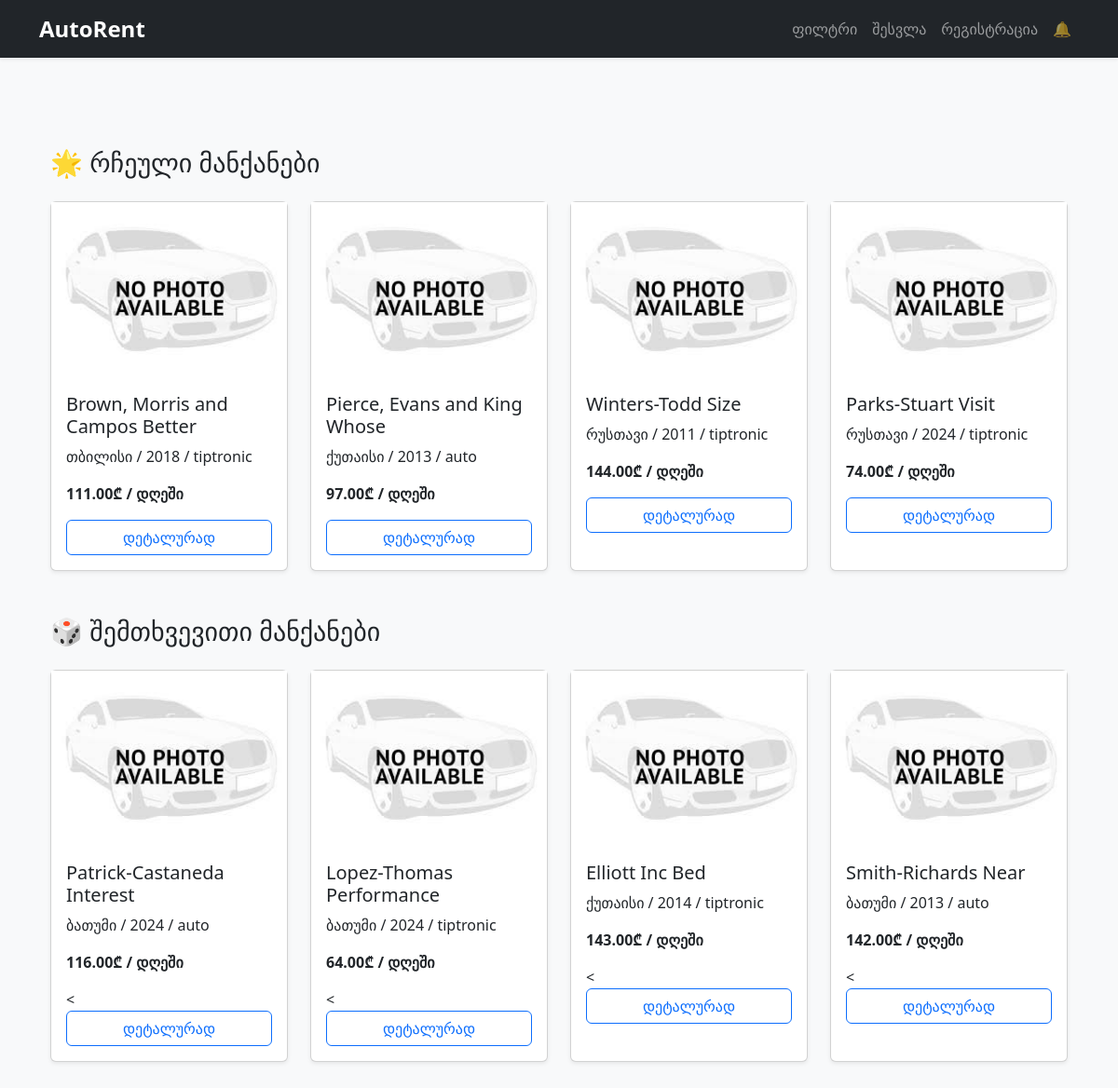
The page / on the database its author committed.
### core/models.py (models this page shows, shortened)
class Car(models.Model):
    TRANSMISSION_CHOICES = [
        ('auto', 'ავტომატიკა'),
        ('manual', 'მექანიკა'),
        ('tiptronic', 'ტიპტრონიკი'),
    ]
    brand = models.CharField(max_length=100)
    model = models.CharField(max_length=100)
    year = models.PositiveIntegerField()
    price_per_day = models.DecimalField(max_digits=10, decimal_places=2)
    capacity = models.PositiveIntegerField()
    transmission = models.CharField(max_length=20, choices=TRANSMISSION_CHOICES)
    added_by = models.ForeignKey(settings.AUTH_USER_MODEL, on_delete=models.CASCADE)
    city = models.CharField(max_length=100)
    fuel_capacity = models.PositiveIntegerField()
    photo1 = models.ImageField(upload_to='cars/')
    photo2 = models.ImageField(upload_to='cars/')
    photo3 = models.ImageField(upload_to='cars/')
    created_at = models.DateTimeField(auto_now_add=True)

### core/views.py (the view)
# urls.py: 2. Add a URL to urlpatterns:  path('', views.home, name='home')
def home(request):
    all_cars = list(Car.objects.all())
    featured_cars = all_cars[:4]  # რჩეულები
    random_cars = random.sample(all_cars, min(4, len(all_cars)))  # შემთხვევითები
    return render(request, 'home.html', {
        'featured_cars': featured_cars,
        'random_cars': random_cars,
    })

### core/context_processors.py (called while the page is built)
def notification_count(request):
    if request.user.is_authenticated:
        count = Notification.objects.filter(user=request.user, is_read=False).count()
        return {'notification_count': count}
    return {'notification_count': 0}

### templates/home.html (shortened to what this page needs)
{% extends 'base.html' %}
{% load static %}
{% block content %}
<div class="container py-5">
    <h3 class="mb-4">🌟 რჩეული მანქანები</h3>
    <div class="row row-cols-1 row-cols-md-4 g-4 mb-5">
        {% for car in featured_cars %}
        <div class="col">
            <div class="card shadow-sm h-100">
<img src="{{ car.photo1.url }}" class="img-fluid" alt="Car image">                <div class="card-body">
                    <h5 class="card-title">{{ car.brand }} {{ car.model }}</h5>
                    <p class="card-text">{{ car.city }} / {{ car.year }} / {{ car.transmission }}</p>
                    <p class="fw-bold">{{ car.price_per_day }}₾ / დღეში</p>
                    <a href="{% url 'car_detail' car.id %}" class="btn btn-outline-primary w-100">დეტალურად</a>                </div>
            </div>
        </div>
        {% endfor %}
    </div>
    <h3 class="mb-4">🎲 შემთხვევითი მანქანები</h3>
    <div class="row row-cols-1 row-cols-md-4 g-4">
        {% for car in random_cars %}
        <div class="col">
            <div class="card shadow-sm h-100">
<img src="{{ car.photo1.url }}" class="img-fluid" alt="Car image">                <div class="card-body">
                    <h5 class="card-title">{{ car.brand }} {{ car.model }}</h5>
                    <p class="card-text">{{ car.city }} / {{ car.year }} / {{ car.transmission }}</p>
                    <p class="fw-bold">{{ car.price_per_day }}₾ / დღეში</p>
                    <<a href="{% url 'car_detail' car.id %}" class="btn btn-outline-primary w-100">დეტალურად</a>
                </div>
            </div>
        </div>
        {% endfor %}
    </div>
</div>
{% endblock %}

### templates/base.html (shortened to what this page needs)
{% load static %}
<!DOCTYPE html>
<html lang="ka">
<head>
    <link href="https://cdn.jsdelivr.net/npm/bootstrap@5.3.3/dist/css/bootstrap.min.css" rel="stylesheet">
    <link rel="stylesheet" href="{% static 'css/style.css' %}">
</head>
<body>
<nav class="navbar navbar-expand-lg navbar-dark bg-dark shadow-sm">
    <div class="container">
        <a class="navbar-brand" href="{% url 'home' %}">AutoRent</a>
        <div class="collapse navbar-collapse justify-content-end" id="navbarNav">
            <ul class="navbar-nav ms-auto">
                <li class="nav-item">
                    <a class="nav-link" href="{% url 'car_filter' %}">ფილტრი</a>
                </li>
                {% if user.is_authenticated %}
                    <li class="nav-item">
                        <a class="nav-link" href="{% url 'profile' %}">პროფილი</a>
                    </li>
                    <li class="nav-item">
                        <a class="nav-link" href="{% url 'logout' %}">გასვლა</a>
                    </li>
                     <a class="nav-link position-relative" href="{% url 'notifications' %}">
            🔔
            {% if notification_count > 0 %}
                <span class="position-absolute top-0 start-100 translate-middle badge rounded-pill bg-danger">
                    {{ notification_count }}
                </span>
            {% endif %}
        </a>
    </li>
                {% else %}
                    <li class="nav-item">
                        <a class="nav-link" href="{% url 'login' %}">შესვლა</a>
                    </li>
                    <li class="nav-item">
                        <a class="nav-link" href="{% url 'register' %}">რეგისტრაცია</a>
                    </li>
                    <li class="nav-item">
  <a class="nav-link position-relative" href="{% url 'notifications' %}">
    🔔
  </a>
</li>
                {% endif %}
            </ul>
        </div>
    </div>
</nav>
<div class="container mt-5">
    {% block content %}{% endblock %}
</div>
</body>
</html>

### templates/base.html (style rules this page uses)
body { background-color: #f8f9fa; }
.navbar-brand { font-weight: bold; font-size: 1.5rem; }

### rows shown on the page
Car: photo1 (placeholder picture), brand "Brown, Morris and Campos", model "Better", city "თბილისი", year "2018", transmission "tiptronic", price_per_day "111.00"
Car: photo1 (placeholder picture), brand "Pierce, Evans and King", model "Whose", city "ქუთაისი", year "2013", transmission "auto", price_per_day "97.00"
Car: photo1 (placeholder picture), brand "Winters-Todd", model "Size", city "რუსთავი", year "2011", transmission "tiptronic", price_per_day "144.00"
Car: photo1 (placeholder picture), brand "Parks-Stuart", model "Visit", city "რუსთავი", year "2024", transmission "tiptronic", price_per_day "74.00"
Car: photo1 (placeholder picture), brand "Patrick-Castaneda", model "Interest", city "ბათუმი", year "2024", transmission "auto", price_per_day "116.00"
Car: photo1 (placeholder picture), brand "Lopez-Thomas", model "Performance", city "ბათუმი", year "2024", transmission "tiptronic", price_per_day "64.00"
Car: photo1 (placeholder picture), brand "Elliott Inc", model "Bed", city "ქუთაისი", year "2014", transmission "tiptronic", price_per_day "143.00"
Car: photo1 (placeholder picture), brand "Smith-Richards", model "Near", city "ბათუმი", year "2013", transmission "auto", price_per_day "142.00"
